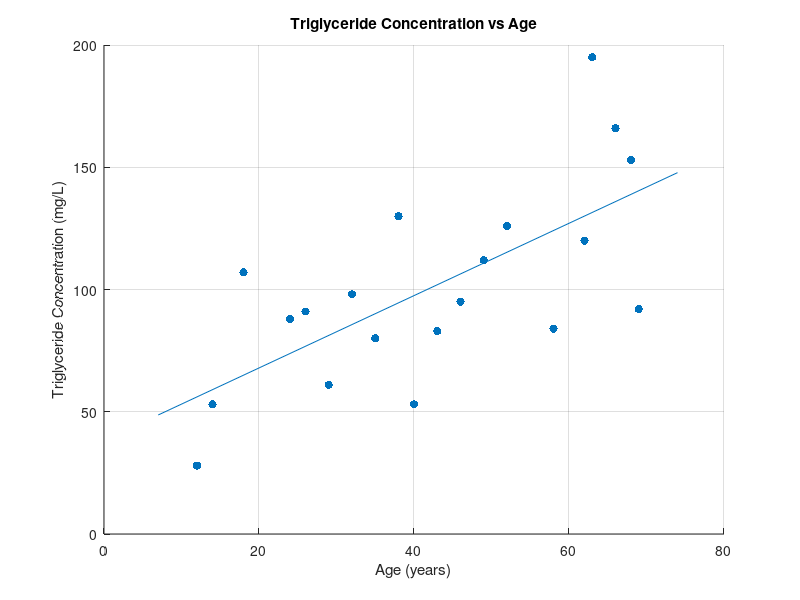

This figure's MATLAB source: (Note: this script raises an error after producing the figure.)
%Introduce the data
age = [12, 14, 18, 24, 26, 29, 32, 35, 38, 40, 43, 46, 49, 52, 58, 62, 63, 66, 68, 69]';
trigl_conc = [28, 53, 107, 88, 91, 61, 98, 80, 130, 53, 83, 95, 112, 126, 84, 120, 195, 166, 153, 92]';

%% QUERY a
%Plot the values 
hold on
scatter(age, trigl_conc, 'blue', 'filled');
xf = [min(age)-5, max(age)+5];
plot(xf, polyval(polyfit(age,trigl_conc,1), xf));
xlabel('Age (years)');
ylabel('Triglyceride Concentration (mg/L)');
title('Triglyceride Concentration vs Age');
grid on;
hold off

%% QUERY b
%Regression line
X = [ones(size(age)) age];
C = regress(trigl_conc, X);

%Calculate standardized and studentized error
mystats = regstats(trigl_conc, age, 'linear', {'standres', 'studres'});

%Check for normality
qqplot(mystats.standres);

%Assess prerequisites
yest= X*C;

%Create scatterplot to assess equality of variances
scatter(yest, mystats.studres);

%% Query c
%Calculate R^2
[c, cint, r, rint, stats] = regress(trigl_conc, X);

r_squared = stats(1);

%% Query d
%Predicted values of triglycerides at the ages of 5, 35, 65, 95.
Xtest = [5, 35, 65, 95]';

yest_test = [ones(size(Xtest)) Xtest] * C;

%% Query e
%the p-value is the third variable of the vector 'stats'
p_value = stats(3);